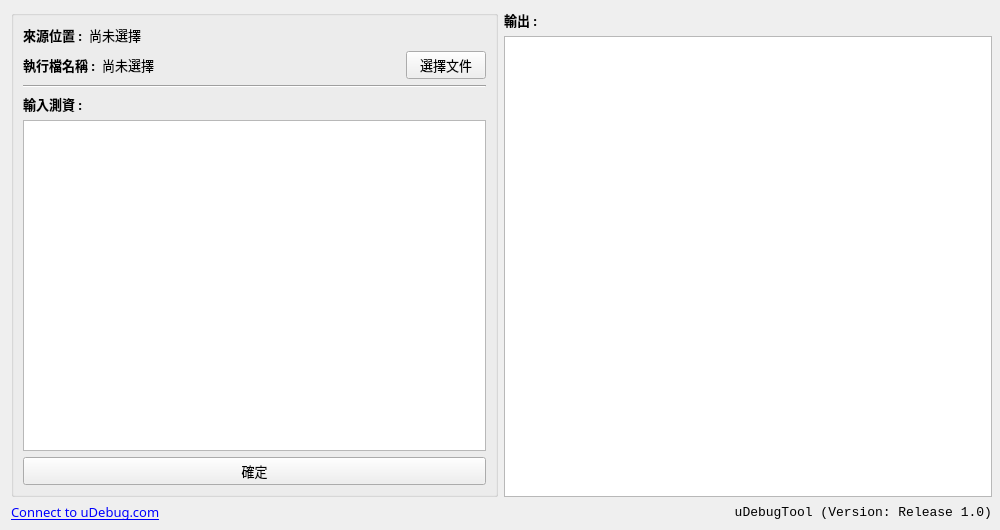
<?xml version="1.0" encoding="UTF-8"?>
<ui version="4.0">
 <class>MainWindow</class>
 <widget class="QMainWindow" name="MainWindow">
  <property name="geometry">
   <rect>
    <x>0</x>
    <y>0</y>
    <width>1000</width>
    <height>530</height>
   </rect>
  </property>
  <property name="minimumSize">
   <size>
    <width>1000</width>
    <height>530</height>
   </size>
  </property>
  <property name="maximumSize">
   <size>
    <width>1000</width>
    <height>530</height>
   </size>
  </property>
  <property name="font">
   <font>
    <family>Adobe Devanagari</family>
   </font>
  </property>
  <property name="windowTitle">
   <string>MainWindow</string>
  </property>
  <widget class="QWidget" name="centralwidget">
   <widget class="QWidget" name="">
    <property name="geometry">
     <rect>
      <x>11</x>
      <y>10</y>
      <width>981</width>
      <height>511</height>
     </rect>
    </property>
    <layout class="QVBoxLayout" name="verticalLayout_4">
     <item>
      <layout class="QHBoxLayout" name="horizontalLayout_3">
       <item>
        <widget class="QGroupBox" name="groupBox">
         <property name="maximumSize">
          <size>
           <width>487</width>
           <height>16777215</height>
          </size>
         </property>
         <layout class="QVBoxLayout" name="verticalLayout_2">
          <item>
           <layout class="QVBoxLayout" name="verticalLayout">
            <item>
             <layout class="QHBoxLayout" name="horizontalLayout">
              <item>
               <widget class="QLabel" name="label_3">
                <property name="font">
                 <font>
                  <family>微軟正黑體</family>
                  <pointsize>10</pointsize>
                 </font>
                </property>
                <property name="text">
                 <string>&lt;html&gt;&lt;head/&gt;&lt;body&gt;&lt;p&gt;&lt;span style=&quot; font-weight:600;&quot;&gt;來源位置 :&lt;/span&gt;&lt;/p&gt;&lt;/body&gt;&lt;/html&gt;</string>
                </property>
               </widget>
              </item>
              <item>
               <widget class="QLabel" name="SourcePath">
                <property name="font">
                 <font>
                  <family>微軟正黑體</family>
                  <pointsize>10</pointsize>
                 </font>
                </property>
                <property name="text">
                 <string>尚未選擇</string>
                </property>
               </widget>
              </item>
              <item>
               <spacer name="horizontalSpacer_2">
                <property name="orientation">
                 <enum>Qt::Horizontal</enum>
                </property>
                <property name="sizeHint" stdset="0">
                 <size>
                  <width>40</width>
                  <height>20</height>
                 </size>
                </property>
               </spacer>
              </item>
             </layout>
            </item>
            <item>
             <layout class="QHBoxLayout" name="horizontalLayout_2">
              <item>
               <widget class="QLabel" name="label_2">
                <property name="font">
                 <font>
                  <family>微軟正黑體</family>
                  <pointsize>10</pointsize>
                 </font>
                </property>
                <property name="text">
                 <string>&lt;html&gt;&lt;head/&gt;&lt;body&gt;&lt;p&gt;&lt;span style=&quot; font-weight:600;&quot;&gt;執行檔名稱 :&lt;/span&gt;&lt;/p&gt;&lt;/body&gt;&lt;/html&gt;</string>
                </property>
               </widget>
              </item>
              <item>
               <widget class="QLabel" name="FileName">
                <property name="font">
                 <font>
                  <family>微軟正黑體</family>
                  <pointsize>10</pointsize>
                 </font>
                </property>
                <property name="text">
                 <string>尚未選擇</string>
                </property>
               </widget>
              </item>
              <item>
               <spacer name="horizontalSpacer">
                <property name="orientation">
                 <enum>Qt::Horizontal</enum>
                </property>
                <property name="sizeHint" stdset="0">
                 <size>
                  <width>40</width>
                  <height>20</height>
                 </size>
                </property>
               </spacer>
              </item>
              <item>
               <widget class="QPushButton" name="Button_Select">
                <property name="font">
                 <font>
                  <family>微軟正黑體</family>
                  <pointsize>10</pointsize>
                 </font>
                </property>
                <property name="cursor">
                 <cursorShape>PointingHandCursor</cursorShape>
                </property>
                <property name="text">
                 <string>選擇文件</string>
                </property>
               </widget>
              </item>
             </layout>
            </item>
           </layout>
          </item>
          <item>
           <widget class="Line" name="line">
            <property name="orientation">
             <enum>Qt::Horizontal</enum>
            </property>
           </widget>
          </item>
          <item>
           <widget class="QLabel" name="label_4">
            <property name="font">
             <font>
              <family>微軟正黑體</family>
              <pointsize>10</pointsize>
             </font>
            </property>
            <property name="text">
             <string>&lt;html&gt;&lt;head/&gt;&lt;body&gt;&lt;p&gt;&lt;span style=&quot; font-weight:600;&quot;&gt;輸入測資 :&lt;/span&gt;&lt;/p&gt;&lt;/body&gt;&lt;/html&gt;</string>
            </property>
           </widget>
          </item>
          <item>
           <widget class="QTextEdit" name="textEdit_input">
            <property name="font">
             <font>
              <family>微軟正黑體</family>
              <pointsize>10</pointsize>
             </font>
            </property>
            <property name="html">
             <string>&lt;!DOCTYPE HTML PUBLIC &quot;-//W3C//DTD HTML 4.0//EN&quot; &quot;http://www.w3.org/TR/REC-html40/strict.dtd&quot;&gt;
&lt;html&gt;&lt;head&gt;&lt;meta name=&quot;qrichtext&quot; content=&quot;1&quot; /&gt;&lt;style type=&quot;text/css&quot;&gt;
p, li { white-space: pre-wrap; }
&lt;/style&gt;&lt;/head&gt;&lt;body style=&quot; font-family:'微軟正黑體','Adobe Devanagari'; font-size:10pt; font-weight:400; font-style:normal;&quot;&gt;
&lt;p style=&quot;-qt-paragraph-type:empty; margin-top:0px; margin-bottom:0px; margin-left:0px; margin-right:0px; -qt-block-indent:0; text-indent:0px; font-family:'PMingLiU'; font-size:9pt;&quot;&gt;&lt;br /&gt;&lt;/p&gt;&lt;/body&gt;&lt;/html&gt;</string>
            </property>
           </widget>
          </item>
          <item>
           <widget class="QPushButton" name="Button_confirm">
            <property name="font">
             <font>
              <family>微軟正黑體</family>
              <pointsize>10</pointsize>
             </font>
            </property>
            <property name="cursor">
             <cursorShape>PointingHandCursor</cursorShape>
            </property>
            <property name="text">
             <string>確定</string>
            </property>
           </widget>
          </item>
         </layout>
        </widget>
       </item>
       <item>
        <layout class="QVBoxLayout" name="verticalLayout_3">
         <item>
          <widget class="QLabel" name="label">
           <property name="font">
            <font>
             <family>微軟正黑體</family>
             <pointsize>10</pointsize>
            </font>
           </property>
           <property name="text">
            <string>&lt;html&gt;&lt;head/&gt;&lt;body&gt;&lt;p&gt;&lt;span style=&quot; font-weight:600;&quot;&gt;輸出 :&lt;/span&gt;&lt;/p&gt;&lt;/body&gt;&lt;/html&gt;</string>
           </property>
          </widget>
         </item>
         <item>
          <widget class="QTextBrowser" name="text_output">
           <property name="font">
            <font>
             <family>微軟正黑體</family>
             <pointsize>10</pointsize>
            </font>
           </property>
           <property name="html">
            <string>&lt;!DOCTYPE HTML PUBLIC &quot;-//W3C//DTD HTML 4.0//EN&quot; &quot;http://www.w3.org/TR/REC-html40/strict.dtd&quot;&gt;
&lt;html&gt;&lt;head&gt;&lt;meta name=&quot;qrichtext&quot; content=&quot;1&quot; /&gt;&lt;style type=&quot;text/css&quot;&gt;
p, li { white-space: pre-wrap; }
&lt;/style&gt;&lt;/head&gt;&lt;body style=&quot; font-family:'微軟正黑體','Adobe Devanagari'; font-size:10pt; font-weight:400; font-style:normal;&quot;&gt;
&lt;p style=&quot;-qt-paragraph-type:empty; margin-top:0px; margin-bottom:0px; margin-left:0px; margin-right:0px; -qt-block-indent:0; text-indent:0px; font-family:'PMingLiU'; font-size:9pt;&quot;&gt;&lt;br /&gt;&lt;/p&gt;&lt;/body&gt;&lt;/html&gt;</string>
           </property>
          </widget>
         </item>
        </layout>
       </item>
      </layout>
     </item>
     <item>
      <layout class="QHBoxLayout" name="horizontalLayout_4">
       <item>
        <widget class="QLabel" name="label_6">
         <property name="font">
          <font>
           <family>微軟正黑體</family>
           <pointsize>10</pointsize>
          </font>
         </property>
         <property name="text">
          <string>&lt;html&gt;&lt;head/&gt;&lt;body&gt;&lt;p&gt;&lt;a href=&quot;https://www.udebug.com/&quot;&gt;&lt;span style=&quot; text-decoration: underline; color:#0000ff;&quot;&gt;Connect to uDebug.com&lt;/span&gt;&lt;/a&gt;&lt;/p&gt;&lt;/body&gt;&lt;/html&gt;</string>
         </property>
        </widget>
       </item>
       <item>
        <widget class="QLabel" name="label_5">
         <property name="font">
          <font>
           <family>Consolas</family>
           <pointsize>10</pointsize>
          </font>
         </property>
         <property name="text">
          <string>uDebugTool (Version: Release 1.0)</string>
         </property>
         <property name="alignment">
          <set>Qt::AlignRight|Qt::AlignTrailing|Qt::AlignVCenter</set>
         </property>
        </widget>
       </item>
      </layout>
     </item>
    </layout>
   </widget>
  </widget>
 </widget>
 <resources/>
 <connections/>
</ui>
